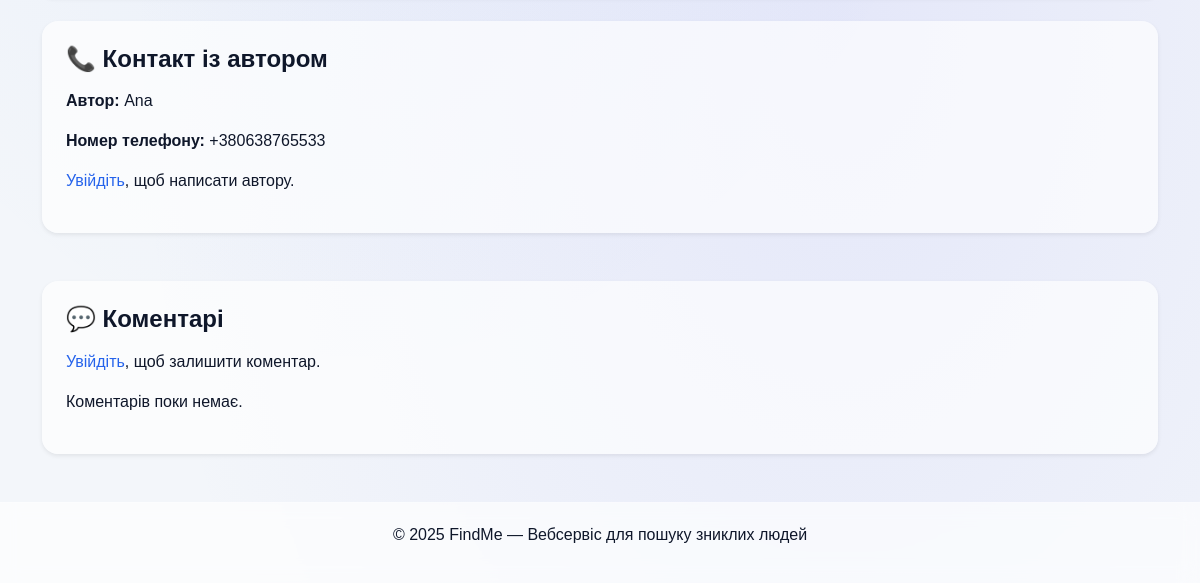
The app's page /person/25/ (lower part), older data.
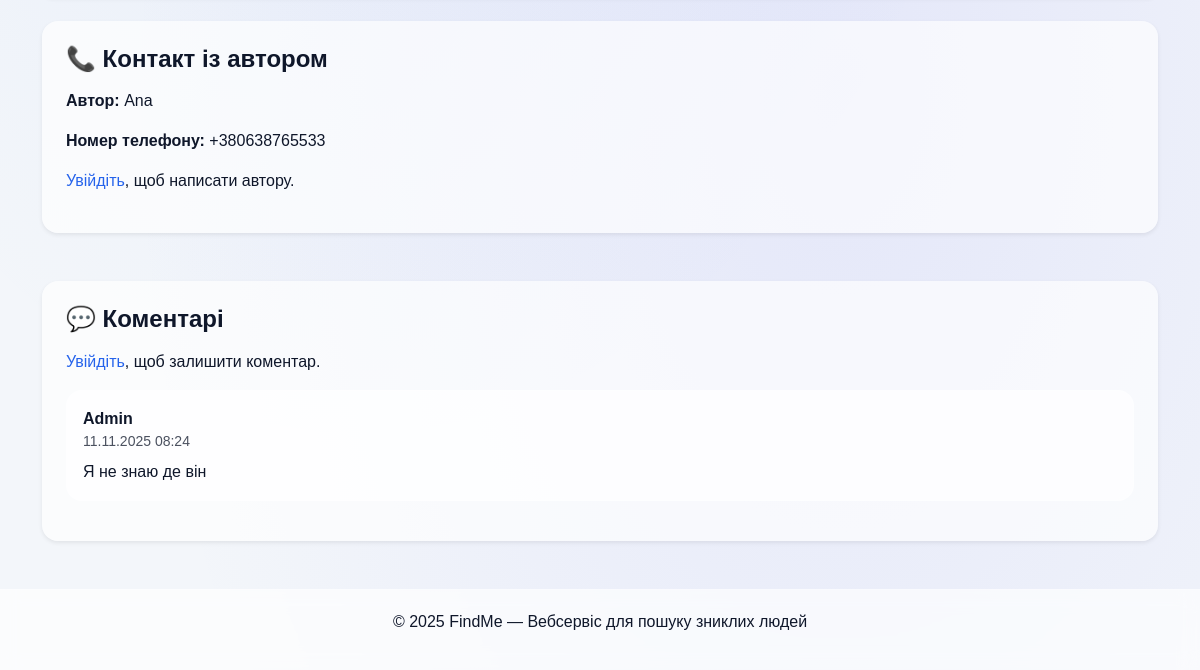
The same page, newer data.
### comments/models.py (models this page shows, shortened)
class Comment(models.Model):
    user = models.ForeignKey(User, on_delete=models.CASCADE)
    person = models.ForeignKey(MissingPerson, on_delete=models.CASCADE, related_name='comments')
    text = models.TextField(verbose_name="Коментар")
    created_at = models.DateTimeField(auto_now_add=True)

### missing_persons/views.py (the view)
# urls.py: path('person/<int:pk>/', mp_views.missing_detail, name='missing_detail'),
def missing_detail(request, pk):
    person = get_object_or_404(MissingPerson, pk=pk)
    comments = person.comments.all().order_by('-created_at')
    if request.method == 'POST' and request.user.is_authenticated:
        text = request.POST.get('text')
        if text.strip():
            Comment.objects.create(user=request.user, person=person, text=text)
    return render(request, 'missing_detail.html', {'person': person, 'comments': comments})

### templates/missing_detail.html (shortened to what this page needs)
{% extends 'base.html' %}
{% block content %}
{% if person.latitude and person.longitude %}
<link rel="stylesheet" href="https://unpkg.com/leaflet/dist/leaflet.css" />
{% endif %}
<div class="card p-4 shadow-sm border-0 rounded-4 mt-4 mb-5">
  <h4 class="fw-semibold mb-3">📞 Контакт із автором</h4>
  <p><strong>Автор:</strong> {{ person.user.username }}</p>
  <p><strong>Номер телефону:</strong>
     {{ person.user.profile.phone|default:"Не вказано" }}
  </p>
  {% if user.is_authenticated %}
    {% if user != person.user %}
      <a href="{% url 'chat_detail' person.user.username %}"
         class="btn btn-outline-primary rounded-3 fw-semibold shadow-sm w-100">
        💬 Написати автору
      </a>
    {% else %}
      <p class="text-muted">Це ваше оголошення.</p>
    {% endif %}
  {% else %}
    <p><a href="{% url 'login' %}">Увійдіть</a>, щоб написати автору.</p>
  {% endif %}
</div>
<div class="card p-4 shadow-sm border-0 rounded-4 mt-4 mb-5">
  <h4 class="fw-semibold mb-3">💬 Коментарі</h4>
  {% if user.is_authenticated %}
  <form method="post" class="mb-3">
    {% csrf_token %}
    <textarea name="text" class="form-control mb-2 rounded-3" rows="3" placeholder="Залиште коментар..." required></textarea>
    <button type="submit" class="btn btn-primary w-100 rounded-3 fw-semibold shadow-sm">Надіслати</button>
  </form>
  {% else %}
  <p><a href="/login/">Увійдіть</a>, щоб залишити коментар.</p>
  {% endif %}
  {% for c in comments %}
  <div class="comment-box mb-3 p-3 rounded-4"
       style="background-color: var(--card-bg, #f8f9fa); transition: background-color 0.3s;">
    <strong>{{ c.user.username }}</strong>
    <small class="d-block opacity-75">{{ c.created_at|date:"d.m.Y H:i" }}</small>
    <p class="mt-2 mb-0">{{ c.text }}</p>
  </div>
  {% empty %}
  <p>Коментарів поки немає.</p>
  {% endfor %}
</div>
{% endblock %}

Row changes from the older to the newer data that the page shows:
added Comment: user.username "Admin", created_at "11.11.2025 08:24", text "Я не знаю де він"
Text that changed along with them:
text no longer shown: "Коментарів поки немає."
